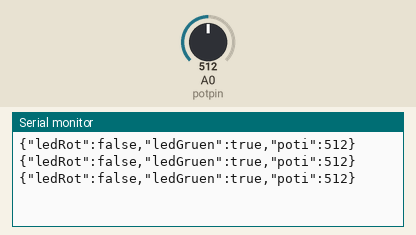
Recording of a sketch running on a simulated Arduino Uno, built with avr-gcc and run on an emulated ATmega328P. Parts: the last lines printed to the serial monitor. The inputs (shaded band) are chosen by the test bench; at power-on: A0 (potpin) = 512.

Above: at 1.2 s.
1.3 s: A0 (potpin) set to 489
At 1.9 s:
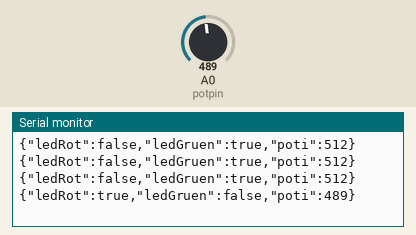
3.5 s: A0 (potpin) set to 510
At 3.9 s:
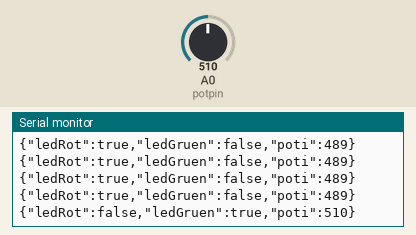

Measured:
- the behaviour switches between 501 and 500 on A0 (potpin) (found by bisection; images 0 and 1)
- after the input at 1.3 s, the serial monitor: prints a new line after 0.21 s (image 1)
- after the input at 3.5 s, the serial monitor: prints a new line at once (image 2)

The sketch:

Poti_NodeMCU_JSON_Generieren.ino
```cpp
/*
Project:  Poti am NodeMCU ESP8266 - JSON senden
Author:   Thomas Edlinger for www.edistechlab.com
Date:     Created 28.02.2022
Version:  V1.0
*/

#include <ArduinoJson.h>
int potpin = 0;   //Analog pin A0 für das Potenziometer
StaticJsonDocument<50> doc;
String meinJson;

void setup() {
  Serial.begin(115200);
}

void loop() {
  meinJson = "";
  if (analogRead(potpin)<=500) {
    doc["ledRot"] = true;
    doc["ledGruen"] = false;
  }
  else {
    doc["ledRot"] = false;
    doc["ledGruen"] = true;
  }
  doc["poti"] = analogRead(potpin);
  serializeJson(doc, meinJson);
  Serial.println(meinJson);
  delay(500);
}
```
